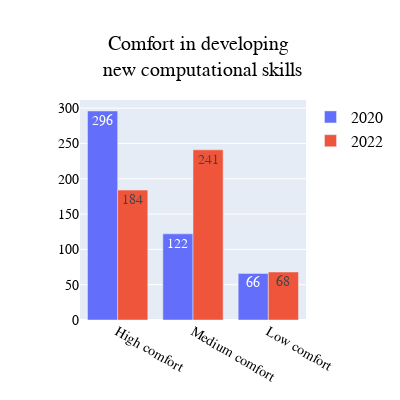

The cell this chart's notebook holds for it:
### Code cell
# comfort in developing new computational skills 
comf_2021 = pd.read_csv('C:\\Users\\ssivagur\\Documents\\2021_Image_analysis_survey_data\\How_would_you_rate_your_comfort_in_developing_new_computational_skills.txt')
comf_2021= comf_2021.rename(columns={'0':'comfort'})

# Comfort in developing new computational skills
comf_2021.loc[comf_2021["comfort"] < 3, 'Comfort'] = 'Low comfort'
comf_2021.loc[(comf_2021['comfort'] >= 3) & (comf_2021['comfort'] < 5), 'Comfort'] = "Medium comfort"
comf_2021.loc[comf_2021['comfort'] >= 5 , 'Comfort'] = "High comfort"


#Comparing comfort in developing new computational skills
comf_21_22 = go.Figure()

comf_21_22.add_trace(go.Bar(name=2020, x= comf_2021['Comfort'].value_counts().index, y=comf_2021['Comfort'].value_counts().values, text=comf_2021['Comfort'].value_counts().values))
comf_21_22.add_trace(go.Bar(name=2022, x=data['Comfort'].value_counts().index, y=data['Comfort'].value_counts().values, text=data['Comfort'].value_counts().values))

comf_21_22.update_layout(title = 'Comfort in developing <br> new computational skills', title_x=0.5, width=400, height=400, font=dict(family='Helvetica', color="Black", size=14), legend=dict(title_font_family = 'Helvetica', font=dict(size=16, color="Black")))

### Figure 1 — Plotly figure (JSON) as saved in the notebook; plotly's stock layout.template omitted (floating-point values rounded to 4 significant figures)
{"data": [{"name": "2020", "text": [296, 122, 66], "type": "bar", "x": ["High comfort", "Medium comfort", "Low comfort"], "y": [296, 122, 66]}, {"name": "2022", "text": [241, 184, 68], "type": "bar", "x": ["Medium comfort", "High comfort", "Low comfort"], "y": [241, 184, 68]}], "layout": {"font": {"color": "Black", "family": "Helvetica", "size": 14}, "height": 400, "legend": {"font": {"color": "Black", "size": 16}, "title": {"font": {"family": "Helvetica"}}}, "title": {"text": "Comfort in developing <br> new computational skills", "x": 0.5}, "width": 400}}
